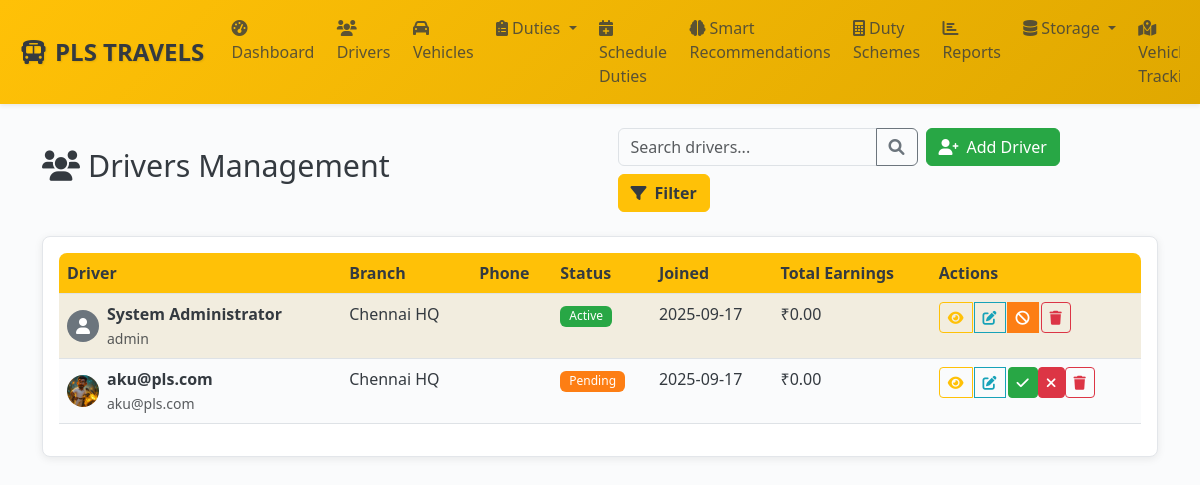
/admin/drivers (signed in), run on an earlier commit of the app's database.
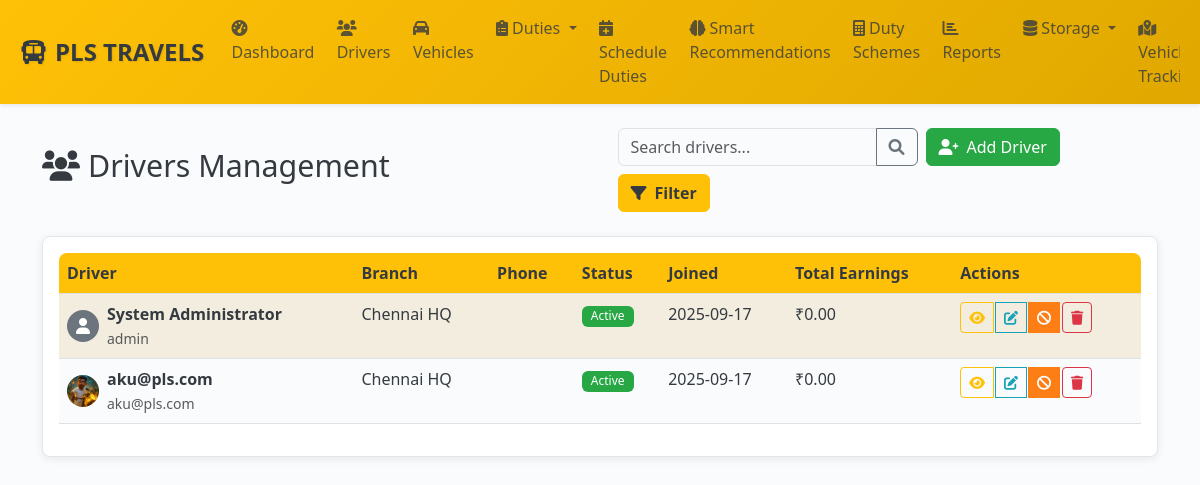
And on a later commit of the database.
### models.py (models this page shows, shortened)
class Driver(db.Model):
    __tablename__ = 'drivers'
    id = db.Column(db.Integer, primary_key=True)
    uuid = db.Column(db.String(36), unique=True, nullable=False, default=lambda: str(uuid.uuid4()))
    user_id = db.Column(db.Integer, db.ForeignKey('users.id'), nullable=False, unique=True)
    branch_id = db.Column(db.Integer, db.ForeignKey('branches.id'), nullable=False, index=True)
    employee_id = db.Column(db.String(20), unique=True, nullable=False)
    full_name = db.Column(db.String(100), nullable=False, index=True)
    date_of_birth = db.Column(db.Date)
    gender = db.Column(db.String(10))
    blood_group = db.Column(db.String(5))
    emergency_contact_name = db.Column(db.String(100))
    emergency_contact_phone = db.Column(db.String(20))
    additional_phones = db.Column(db.Text)  # JSON string of phone numbers
    current_address = db.Column(db.Text)
    permanent_address = db.Column(db.Text)
    pincode = db.Column(db.String(10))
    aadhar_number = db.Column(db.String(20), unique=True, index=True)
    aadhar_document_front = db.Column(db.String(255))
    aadhar_document_back = db.Column(db.String(255))
    aadhar_verified = db.Column(db.Boolean, default=False)
    aadhar_verified_at = db.Column(db.DateTime)
    license_number = db.Column(db.String(50), unique=True, index=True)
    license_document_front = db.Column(db.String(255))
    license_document_back = db.Column(db.String(255))
    license_type = db.Column(db.String(20))  # LMV, HMV, etc.
    license_expiry = db.Column(db.Date)
    license_verified = db.Column(db.Boolean, default=False)
    license_verified_at = db.Column(db.DateTime)
    profile_photo = db.Column(db.String(255))
    bank_name = db.Column(db.String(100))
    account_number = db.Column(db.String(50))  # Should be encrypted in production
    ifsc_code = db.Column(db.String(15))
    account_holder_name = db.Column(db.String(100))
    bank_verified = db.Column(db.Boolean, default=False)
    join_date = db.Column(db.Date)
    probation_end_date = db.Column(db.Date)
    employment_type = db.Column(db.String(20), default='full_time')  # full_time, part_time, contract
    salary_type = db.Column(db.String(20), default='daily')  # daily, monthly, commission
    status = db.Column(db.Enum(DriverStatus), nullable=False, default=DriverStatus.PENDING, index=True)
    approved_by = db.Column(db.Integer, db.ForeignKey('users.id'))
    approved_at = db.Column(db.DateTime)
    rejection_reason = db.Column(db.Text)
    total_earnings = db.Column(db.Float, default=0.0)
    total_trips = db.Column(db.Integer, default=0)
    total_distance = db.Column(db.Float, default=0.0)
    rating_average = db.Column(db.Float, default=0.0)
    rating_count = db.Column(db.Integer, default=0)
    current_vehicle_id = db.Column(db.Integer, db.ForeignKey('vehicles.id'))
    current_shift_start = db.Column(db.DateTime)
    current_shift_end = db.Column(db.DateTime)
    uber_driver_id = db.Column(db.String(100), unique=True, index=True)  # Uber's driver ID
    uber_driver_uuid = db.Column(db.String(100), unique=True)  # Uber's driver UUID
    uber_sync_status = db.Column(db.String(20), default='none', index=True)  # none, synced, failed, pending
    uber_last_sync = db.Column(db.DateTime)  # Last successful sync timestamp
    uber_sync_error = db.Column(db.Text)  # Last sync error message
    uber_profile_data = db.Column(db.Text)  # JSON: Cached Uber profile data
    created_at = db.Column(db.DateTime, default=get_ist_time_naive)
    updated_at = db.Column(db.DateTime, default=get_ist_time_naive, onupdate=get_ist_time_naive)
    duties = db.relationship('Duty', backref='driver', lazy=True)
    current_vehicle = db.relationship('Vehicle', foreign_keys=[current_vehicle_id])
    approver = db.relationship('User', foreign_keys=[approved_by], post_update=True)
    __table_args__ = (
        Index('idx_driver_status_branch', 'status', 'branch_id'),
        Index('idx_driver_created', 'created_at'),
    )

class User(UserMixin, db.Model):
    __tablename__ = 'users'
    id = db.Column(db.Integer, primary_key=True)
    uuid = db.Column(db.String(36), unique=True, nullable=False, default=lambda: str(uuid.uuid4()))
    username = db.Column(db.String(64), unique=True, nullable=False, index=True)
    email = db.Column(db.String(120), unique=True, nullable=False, index=True)
    password_hash = db.Column(db.String(256), nullable=False)
    role = db.Column(db.Enum(UserRole), nullable=False, default=UserRole.DRIVER, index=True)
    status = db.Column(db.Enum(UserStatus), nullable=False, default=UserStatus.ACTIVE, index=True)
    first_name = db.Column(db.String(50))
    last_name = db.Column(db.String(50))
    phone = db.Column(db.String(20), unique=True, index=True)
    whatsapp_number = db.Column(db.String(20), index=True)  # Dedicated WhatsApp number
    profile_picture = db.Column(db.String(255))
    last_login = db.Column(db.DateTime)
    login_count = db.Column(db.Integer, default=0)
    failed_login_attempts = db.Column(db.Integer, default=0)
    password_changed_at = db.Column(db.DateTime, default=get_ist_time_naive)
    two_factor_enabled = db.Column(db.Boolean, default=False)
    reset_token = db.Column(db.String(6))
    reset_token_expiry = db.Column(db.DateTime)
    created_at = db.Column(db.DateTime, default=get_ist_time_naive, nullable=False)
    updated_at = db.Column(db.DateTime, default=get_ist_time_naive, onupdate=get_ist_time_naive)
    created_by = db.Column(db.Integer, db.ForeignKey('users.id'))
    driver_profile = db.relationship('Driver', foreign_keys='Driver.user_id', backref='user', uselist=False, cascade='all, delete-orphan')
    managed_branches = db.relationship('Branch',
                                     secondary=manager_branches,
                                     primaryjoin='User.id == manager_branches.c.manager_id',
                                     secondaryjoin='Branch.id == manager_branches.c.branch_id',
                                     backref='managers')

class Branch(db.Model):
    __tablename__ = 'branches'
    id = db.Column(db.Integer, primary_key=True)
    uuid = db.Column(db.String(36), unique=True, nullable=False, default=lambda: str(uuid.uuid4()))
    name = db.Column(db.String(100), nullable=False, index=True)
    code = db.Column(db.String(20), nullable=False, unique=True)
    region_id = db.Column(db.Integer, db.ForeignKey('regions.id'), nullable=False)
    city = db.Column(db.String(50), nullable=False, index=True)
    address = db.Column(db.Text)
    pincode = db.Column(db.String(10))
    latitude = db.Column(db.Float)
    longitude = db.Column(db.Float)
    contact_phone = db.Column(db.String(20))
    contact_email = db.Column(db.String(120))
    manager_name = db.Column(db.String(100))
    target_revenue_monthly = db.Column(db.Float, default=0.0)
    target_trips_daily = db.Column(db.Integer, default=0)
    operational_hours_start = db.Column(db.Time)
    operational_hours_end = db.Column(db.Time)
    is_active = db.Column(db.Boolean, default=True, index=True)
    auto_assignment_enabled = db.Column(db.Boolean, default=True)
    created_at = db.Column(db.DateTime, default=get_ist_time_naive)
    updated_at = db.Column(db.DateTime, default=get_ist_time_naive, onupdate=get_ist_time_naive)
    drivers = db.relationship('Driver', backref='branch', lazy=True)
    vehicles = db.relationship('Vehicle', backref='branch', lazy=True)
    duties = db.relationship('Duty', backref='branch', lazy=True)
    duty_schemes = db.relationship('DutyScheme', backref='branch', lazy=True)

### admin_routes.py (the view)
@admin_bp.route('/drivers')
@login_required
@admin_required
def drivers():
    page = request.args.get('page', 1, type=int)
    status_filter = request.args.get('status', '')
    branch_filter = request.args.get('branch', '', type=int)
    query = Driver.query
    if status_filter:
        try:
            status_enum = DriverStatus(status_filter)
            query = query.filter(Driver.status == status_enum)
        except ValueError:
            pass
    if branch_filter:
        query = query.filter(Driver.branch_id == branch_filter)
    drivers = query.paginate(page=page, per_page=20, error_out=False)
    branches = Branch.query.filter_by(is_active=True).all()
    return render_template('admin/drivers.html',
                         drivers=drivers,
                         branches=branches,
                         status_filter=status_filter,
                         branch_filter=branch_filter)

### admin_routes.py (called while the page is built)
def admin_required(f):
    @wraps(f)
    def decorated_function(*args, **kwargs):
        from models import UserRole
        if not current_user.is_authenticated or current_user.role != UserRole.ADMIN:
            flash('Admin access required.', 'error')
            return redirect(url_for('auth.login'))
        return f(*args, **kwargs)
    return decorated_function

### templates/admin/drivers.html (shortened to what the changed rows need)
{% extends "base.html" %}
{% block content %}
<div class="d-flex justify-content-between align-items-center mb-4 flex-wrap">
    <h2><i class="fas fa-users me-2"></i>Drivers Management</h2>
</div>
<div class="card" id="driversTable">
    <div class="card-body">
        {% if drivers.items %}
        <div class="table-responsive d-none d-lg-block">
            <table class="table table-striped">
                <thead>
                    <tr>
                        <th>Driver</th>
                        <th>Branch</th>
                        <th>Phone</th>
                        <th>Status</th>
                        <th>Joined</th>
                        <th>Total Earnings</th>
                        <th>Actions</th>
                    </tr>
                </thead>
                <tbody>
                    {% for driver in drivers.items %}
                    <tr>
                        <td>
                            <div class="d-flex align-items-center">
                                {% if driver.profile_photo %}
                                <img src="/uploads/{{ driver.profile_photo }}" class="rounded-circle me-2" width="32" height="32">
                                {% else %}
                                <div class="rounded-circle bg-secondary d-flex align-items-center justify-content-center me-2" style="width: 32px; height: 32px;">
                                    <i class="fas fa-user text-white"></i>
                                </div>
                                {% endif %}
                                <div>
                                    <strong>{{ driver.full_name }}</strong><br>
                                    <small class="text-muted">{{ driver.user.username }}</small>
                                </div>
                            </div>
                        </td>
                        <td>{{ driver.branch.name }}</td>
                        <td>{{ driver.phone }}</td>
                        <td>
                            {% if driver.status.value == 'active' %}
                                <span class="badge bg-success">Active</span>
                            {% elif driver.status.value == 'pending' %}
                                <span class="badge bg-warning">Pending</span>
                            {% elif driver.status.value == 'rejected' %}
                                <span class="badge bg-danger">Rejected</span>
                            {% elif driver.status.value == 'suspended' %}
                                <span class="badge bg-danger">Blocked</span>
                            {% elif driver.status.value == 'terminated' %}
                                <span class="badge bg-dark">Terminated</span>
                            {% else %}
                                <span class="badge bg-secondary">{{ driver.status.value.title() }}</span>
                            {% endif %}
                        </td>
                        <td>{{ driver.created_at.strftime('%Y-%m-%d') if driver.created_at else 'N/A' }}</td>
                        <td>₹{{ "{:,.2f}".format(driver.total_earnings or 0) }}</td>
                        <td>
                            <div class="btn-group" role="group">
                                <a href="{{ url_for('admin.view_driver', driver_id=driver.id) }}" class="btn btn-sm btn-outline-primary" title="View Details">
                                    <i class="fas fa-eye"></i>
                                </a>
                                <a href="{{ url_for('admin.edit_driver', driver_id=driver.id) }}" class="btn btn-sm btn-outline-info" title="Edit Driver">
                                    <i class="fas fa-edit"></i>
                                </a>
                                {% if driver.status.value == 'pending' %}
                                <form method="POST" action="{{ url_for('admin.approve_driver', driver_id=driver.id) }}" class="d-inline">
                                    <button type="submit" class="btn btn-sm btn-success" onclick="return confirm('Approve this driver?')" title="Approve">
                                        <i class="fas fa-check"></i>
                                    </button>
                                </form>
                                <form method="POST" action="{{ url_for('admin.reject_driver', driver_id=driver.id) }}" class="d-inline">
                                    <button type="submit" class="btn btn-sm btn-danger" onclick="return confirm('Reject this driver?')" title="Reject">
                                        <i class="fas fa-times"></i>
                                    </button>
                                </form>
                                {% elif driver.status.value == 'active' %}
                                <button type="button" class="btn btn-sm btn-warning" onclick="quickBlockDriver({{ driver.id }}, '{{ driver.full_name }}')" title="Block Driver">
                                    <i class="fas fa-ban"></i>
                                </button>
                                {% elif driver.status.value == 'suspended' %}
                                <button type="button" class="btn btn-sm btn-success" onclick="quickUnblockDriver({{ driver.id }})" title="Unblock Driver">
                                    <i class="fas fa-unlock"></i>
                                </button>
                                {% endif %}
                                {% if driver.status.value != 'terminated' %}
                                <form method="POST" action="{{ url_for('admin.delete_driver', driver_id=driver.id) }}" class="d-inline" onsubmit="return confirm('Are you sure you want to delete this driver? This action cannot be undone.')">
                                    <button type="submit" class="btn btn-sm btn-outline-danger" title="Delete Driver">
                                        <i class="fas fa-trash"></i>
                                    </button>
                                </form>
                                {% endif %}
                            </div>
                        </td>
                    </tr>
                    {% endfor %}
                </tbody>
            </table>
        </div>
        {% else %}
        <div class="text-center py-5">
            <i class="fas fa-users fa-3x text-muted mb-3"></i>
            <h4>No drivers found</h4>
            <p class="text-muted">No drivers match your current filters.</p>
        </div>
        {% endif %}
    </div>
</div>
{% endblock %}

What changed in the data, as far as the page shows it:
changed Driver "aku@pls.com": status "Pending" → "Active"
